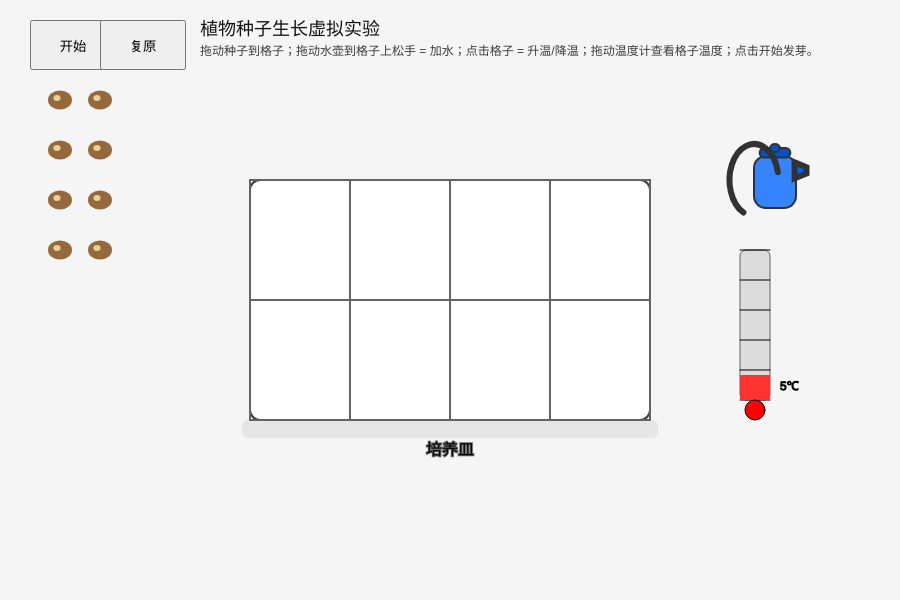
Frame 1 (no input)
Frame 60 (no input): identical to frame 1, image omitted
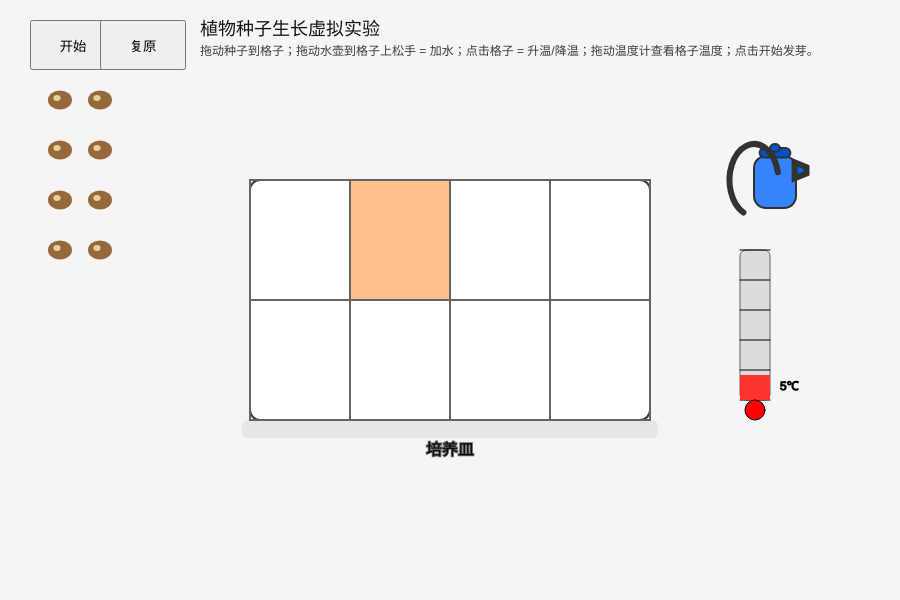
Frame 120 (the mouse pressed at the canvas centre since frame 60)

The p5.js sketch that drew these frames (run headless with seeded random() and noise() and a simulated clock; from frame 60 on, the mouse is pressed at the canvas centre):

// p5.js sketch
// ── sketch.js
let seeds = [];
let pot;
let kettle, thermo;
let startBtn, resetBtn;
let message = "";
let activeSeed = null;
let hoveringCellIndex = -1;
let sprouts = [];
let experimentStarted = false;
let cnv; // 存放 canvas 引用

function setup() {
  // 创建 canvas 并确保 z-index 低（不覆盖按钮）
  cnv = createCanvas(900, 600);
  cnv.position(0, 0);
  cnv.style('z-index', '0');

  // 种子
  seeds = [];
  for (let i = 0; i < 8; i++) {
    let sx = 60 + (i % 2) * 40;
    let sy = 100 + Math.floor(i / 2) * 50;
    seeds.push(new Seed(sx, sy, i));
  }

  // 培养皿
  pot = new Pot(width / 2 - 200, height / 2 - 120, 400, 240);

  // 水壶和温度计（初始位置）
  kettle = new Kettle(740, 140);
  thermo = new Thermometer(740, 250);

  // 顶端按钮（创建一次）
  if (!startBtn) {
    startBtn = createButton("开始");
    startBtn.position(30, 20);
    startBtn.style('position', 'absolute');
    startBtn.style('z-index', '1001');
    startBtn.mousePressed(startExp);
  }
  if (!resetBtn) {
    resetBtn = createButton("复原");
    resetBtn.position(100, 20);
    resetBtn.style('position', 'absolute');
    resetBtn.style('z-index', '1001');
    resetBtn.mousePressed(resetExp);
  }

  // 把按钮尺寸放大为“原来”的两倍（尝试从 DOM 读取当前尺寸）
  // 若无法读到（offsetWidth==0），使用后备尺寸
  setTimeout(() => {
    // 延迟一点点确保 DOM 已渲染，避免读到 0
    try {
      let sw = startBtn.elt.offsetWidth || 80;
      let sh = startBtn.elt.offsetHeight || 28;
      startBtn.size(sw * 2, sh * 2);
    } catch (e) {
      startBtn.size(160, 56);
    }
    try {
      let rw = resetBtn.elt.offsetWidth || 80;
      let rh = resetBtn.elt.offsetHeight || 28;
      resetBtn.size(rw * 2, rh * 2);
    } catch (e) {
      resetBtn.size(160, 56);
    }
  }, 30);

  message = "";
  experimentStarted = false;
  sprouts = [];
}

function draw() {
  background(245);
  fill(20);
  textSize(18);
  text("植物种子生长虚拟实验", 200, 35);
  textSize(12);
  fill(60);
  text(
    "拖动种子到格子；拖动水壶到格子上松手 = 加水；点击格子 = 升温/降温；拖动温度计查看格子温度；点击开始发芽。",
    200,
    55
  );

  pot.show();

  if (hoveringCellIndex >= 0) pot.highlightCell(hoveringCellIndex);

  kettle.update();
  kettle.show();

  for (let s of seeds) {
    s.update();
    s.show();
  }

  if (experimentStarted) {
    for (let sp of sprouts) {
      sp.grow();
      sp.show();
    }
  }

  thermo.update();
  thermo.show();

  fill(180, 30, 30);
  textSize(16);
  text(message, 30, height - 20);
}

/* ==================== 类定义 ==================== */
class Seed {
  constructor(x, y, id) {
    this.homeX = x;
    this.homeY = y;
    this.x = x;
    this.y = y;
    this.r = 12;
    this.dragging = false;
    this.offX = 0;
    this.offY = 0;
    this.id = id;
    this.inCell = -1;
  }
  update() {
    if (this.dragging) {
      this.x = mouseX + this.offX;
      this.y = mouseY + this.offY;
    }
  }
  show() {
    push();
    noStroke();
    fill(150, 105, 60);
    ellipse(this.x, this.y, this.r * 2, this.r * 1.6);
    fill(230, 210, 150);
    ellipse(this.x - 3, this.y - 2, this.r * 0.6, this.r * 0.5);
    pop();
  }
  pressed(mx, my) {
    const d = dist(mx, my, this.x, this.y);
    if (d < this.r + 3) {
      this.dragging = true;
      this.offX = this.x - mx;
      this.offY = this.y - my;
      return true;
    }
    return false;
  }
  released() {
    if (!this.dragging) return;
    this.dragging = false;
    const idx = pot.cellIndexAt(this.x, this.y);
    if (idx >= 0) {
      if (pot.cells[idx].seedId == null || pot.cells[idx].seedId === this.id) {
        if (this.inCell >= 0 && this.inCell !== idx)
          pot.cells[this.inCell].seedId = null;
        pot.cells[idx].seedId = this.id;
        this.inCell = idx;
        this.x = pot.cells[idx].cx;
        this.y = pot.cells[idx].cy;
      } else {
        this.goHome();
      }
    } else {
      if (this.inCell >= 0) pot.cells[this.inCell].seedId = null;
      this.inCell = -1;
      this.goHome();
    }
  }
  goHome() {
    this.x = this.homeX;
    this.y = this.homeY;
  }
}

class Pot {
  constructor(x, y, w, h) {
    this.x = x;
    this.y = y;
    this.w = w;
    this.h = h;
    this.cells = [];
    const cols = 4,
      rows = 2;
    const cw = w / cols,
      ch = h / rows;
    for (let r = 0; r < rows; r++) {
      for (let c = 0; c < cols; c++) {
        const cx = x + c * cw;
        const cy = y + r * ch;
        this.cells.push({
          x: cx,
          y: cy,
          w: cw,
          h: ch,
          cx: cx + cw / 2,
          cy: cy + ch / 2,
          water: false,
          heat: false,
          seedId: null,
        });
      }
    }
  }
  show() {
    push();
    noStroke();
    fill(230);
    rect(this.x - 8, this.y + this.h, this.w + 16, 18, 6);
    fill(255);
    stroke(60);
    strokeWeight(2);
    rect(this.x, this.y, this.w, this.h, 10);
    for (let c of this.cells) {
      noStroke();
      if (c.water && c.heat) {
        fill(80, 140, 255, 170);
        rect(c.x, c.y, c.w, c.h / 2);
        fill(255, 150, 60, 170);
        rect(c.x, c.y + c.h / 2, c.w, c.h / 2);
      } else if (c.water) {
        fill(80, 140, 255, 150);
        rect(c.x, c.y, c.w, c.h);
      } else if (c.heat) {
        fill(255, 150, 60, 150);
        rect(c.x, c.y, c.w, c.h);
      }
      noFill();
      stroke(100);
      rect(c.x, c.y, c.w, c.h);
    }
    fill(0);
    textSize(16);
    textAlign(CENTER);
    text("培养皿", this.x + this.w / 2, this.y + this.h + 35);
    pop();
  }
  highlightCell(idx) {
    const c = this.cells[idx];
    push();
    noFill();
    stroke(30, 180, 255);
    strokeWeight(3);
    rect(c.x + 2, c.y + 2, c.w - 4, c.h - 4, 6);
    pop();
  }
  cellIndexAt(px, py) {
    for (let i = 0; i < this.cells.length; i++) {
      const c = this.cells[i];
      if (px >= c.x && px <= c.x + c.w && py >= c.y && py <= c.y + c.h)
        return i;
    }
    return -1;
  }
  toggleHeat(mx, my) {
    const idx = this.cellIndexAt(mx, my);
    if (idx >= 0) {
      this.cells[idx].heat = !this.cells[idx].heat;
    }
  }
  addWaterTo(idx) {
    if (idx >= 0) this.cells[idx].water = true;
  }
}

class Kettle {
  constructor(x, y) {
    this.x = x;
    this.y = y;
    this.w = 70;
    this.h = 80;
    this.dragging = false;
    this.offX = 0;
    this.offY = 0;
  }
  spoutPos() {
    return { sx: this.x + this.w * 0.9, sy: this.y + this.h * 0.35 };
  }
  show() {
    push();
    fill(0, 100, 255, 200);
    stroke(50);
    strokeWeight(2);
    rect(this.x + this.w * 0.2, this.y + this.h * 0.2, this.w * 0.6, this.h * 0.65, 12);
    fill(0, 80, 200);
    rect(this.x + this.w * 0.28, this.y + this.h * 0.1, this.w * 0.44, this.h * 0.12, 8);
    ellipse(this.x + this.w * 0.5, this.y + this.h * 0.1, 10, 8);
    noFill();
    stroke(50);
    strokeWeight(6);
    arc(this.x + this.w * 0.2, this.y + this.h * 0.5, this.w * 0.7, this.h * 0.9, PI * 0.6, PI * 1.9);
    fill(0, 100, 255);
    beginShape();
    vertex(this.x + this.w * 0.78, this.y + this.h * 0.28);
    vertex(this.x + this.w * 0.95, this.y + this.h * 0.34);
    vertex(this.x + this.w * 0.95, this.y + this.h * 0.42);
    vertex(this.x + this.w * 0.78, this.y + this.h * 0.48);
    endShape(CLOSE);
    pop();
  }
  update() {
    if (this.dragging) {
      this.x = mouseX + this.offX;
      this.y = mouseY + this.offY;
      const { sx, sy } = this.spoutPos();
      hoveringCellIndex = pot.cellIndexAt(sx, sy);
    } else hoveringCellIndex = -1;
  }
  pressed(mx, my) {
    const inBody = mx > this.x + this.w * 0.2 && mx < this.x + this.w * 0.8 && my > this.y + this.h * 0.2 && my < this.y + this.h * 0.85;
    const inSpout = mx > this.x + this.w * 0.75 && mx < this.x + this.w && my > this.y + this.h * 0.25 && my < this.y + this.h * 0.5;
    if (inBody || inSpout) {
      this.dragging = true;
      this.offX = this.x - mx;
      this.offY = this.y - my;
      return true;
    }
    return false;
  }
  released() {
    if (!this.dragging) return;
    this.dragging = false;
    if (hoveringCellIndex >= 0) pot.addWaterTo(hoveringCellIndex);
  }
}

class Thermometer {
  constructor(x, y) {
    this.x = x;
    this.y = y;
    this.w = 30;
    this.h = 150;
    this.dragging = false;
    this.offX = 0;
    this.offY = 0;
  }
  update() {
    if (this.dragging) {
      this.x = mouseX + this.offX;
      this.y = mouseY + this.offY;
    }
  }
  pressed(mx, my) {
    if (mx > this.x && mx < this.x + this.w && my > this.y && my < this.y + this.h) {
      this.dragging = true;
      this.offX = this.x - mx;
      this.offY = this.y - my;
      return true;
    }
    return false;
  }
  released() {
    this.dragging = false;
  }
  show() {
    push();
    stroke(100);
    fill(220);
    rect(this.x, this.y, this.w, this.h, 6);
    stroke(0);
    for (let i = 0; i <= 5; i++) {
      let y0 = this.y + i * (this.h / 5);
      line(this.x, y0, this.x + this.w, y0);
    }
    let temp = 5;
    for (let c of pot.cells) {
      if (this.x + this.w / 2 >= c.x && this.x + this.w / 2 <= c.x + c.w && this.y + this.h >= c.y && this.y + this.h <= c.y + c.h) {
        temp = c.heat ? 25 : 5;
      }
    }
    const fillH = map(temp, 0, 30, 0, this.h);
    fill(255, 50, 50);
    noStroke();
    rect(this.x, this.y + this.h - fillH, this.w, fillH);
    fill(255, 0, 0);
    stroke(0);
    ellipse(this.x + this.w / 2, this.y + this.h + 10, 20, 20);
    fill(0);
    textSize(12);
    text(`${temp}℃`, this.x + this.w + 10, this.y + this.h - 10);
    pop();
  }
}

class Sprout {
  constructor(seed, cell) {
    this.x = cell.cx;
    this.y = cell.cy - 12;
    this.height = 0;
    this.maxHeight = 50;
    this.speed = this.computeSpeed(cell);
    this.angle = random(-0.1, 0.1);
  }
    computeSpeed(cell) {
    // 无水 → 不发芽
    if (!cell.water) return 0;
    // 有水但温度低 → 很慢
    if (cell.water && !cell.heat) return 0.3;
    // 水 + 温度适宜 → 正常生长
    if (cell.water && cell.heat) return 3;
    return 0;
    }

  grow() {
    if (this.height < this.maxHeight) this.height += this.speed * 0.2;
    this.angle = 0.05 * sin(frameCount * 0.1);
  }
  show() {
    if (this.speed === 0) return;
    push();
    stroke(50, 180, 50);
    strokeWeight(3);
    translate(this.x, this.y);
    rotate(this.angle);
    line(0, 0, 0, -this.height);
    line(0, -this.height * 0.5, -5, -this.height * 0.7);
    line(0, -this.height * 0.5, 5, -this.height * 0.7);
    pop();
  }
}

/* ==================== 事件 ==================== */
function mousePressed() {
  handlePress(mouseX, mouseY);
}
function mouseReleased() {
  handleRelease();
}

/* ---- 触屏兼容 ---- */
function touchStarted() {
  if (touches && touches.length > 0) {
    handlePress(touches[0].x, touches[0].y);
  }
  // 不要 return false —— 以免阻止按钮的点击事件在某些浏览器被吞掉
  return true;
}
function touchEnded() {
  handleRelease();
  return true;
}

function handlePress(mx, my) {
  // 若点击位置恰好在按钮 DOM 上，直接返回（避免 canvas 拦截）
  // 使用 document.elementFromPoint 判断（页面坐标，mx,my 即为 canvas 内坐标，canvas 在页面左上角）
  try {
    const el = document.elementFromPoint(mx, my);
    if (el === startBtn.elt || el === resetBtn.elt || startBtn.elt.contains(el) || resetBtn.elt.contains(el)) {
      return;
    }
  } catch (e) {
    // ignore
  }

  if (thermo.pressed(mx, my)) return;
  if (kettle.pressed(mx, my)) return;
  for (let i = seeds.length - 1; i >= 0; i--) {
    if (seeds[i].pressed(mx, my)) {
      activeSeed = seeds[i];
      const s = seeds.splice(i, 1)[0];
      seeds.push(s);
      activeSeed = s;
      return;
    }
  }
  pot.toggleHeat(mx, my);
}

function handleRelease() {
  if (activeSeed) {
    activeSeed.released();
    activeSeed = null;
  }
  kettle.released();
  thermo.released();
}

// “开始” 按钮逻辑不变
function startExp() {
  const allHasSeed = pot.cells.every((c) => c.seedId !== null);
  if (!allHasSeed) {
    message = "❌ 操作错误：所有格子必须各有一粒种子！";
    return;
  }
  message = "✅ 实验开始！";
  sprouts = [];
  for (let c of pot.cells) {
    if (c.seedId !== null) sprouts.push(new Sprout(seeds[c.seedId], c));
  }
  experimentStarted = true;
}

// 改写后的重置函数：只重置状态，不重复创建 canvas 与按钮
function resetExp() {
  // 重置培养皿格子状态
  for (let c of pot.cells) {
    c.water = false;
    c.heat = false;
    c.seedId = null;
  }
  // 重置种子位置与 inCell
  for (let s of seeds) {
    s.inCell = -1;
    s.goHome();
    s.dragging = false;
  }
  // 重置水壶和温度计回到初始位置
  kettle.x = 740;
  kettle.y = 140;
  kettle.dragging = false;
  thermo.x = 740;
  thermo.y = 250;
  thermo.dragging = false;

  // 重置实验状态与消息
  sprouts = [];
  experimentStarted = false;
  message = "";
}
